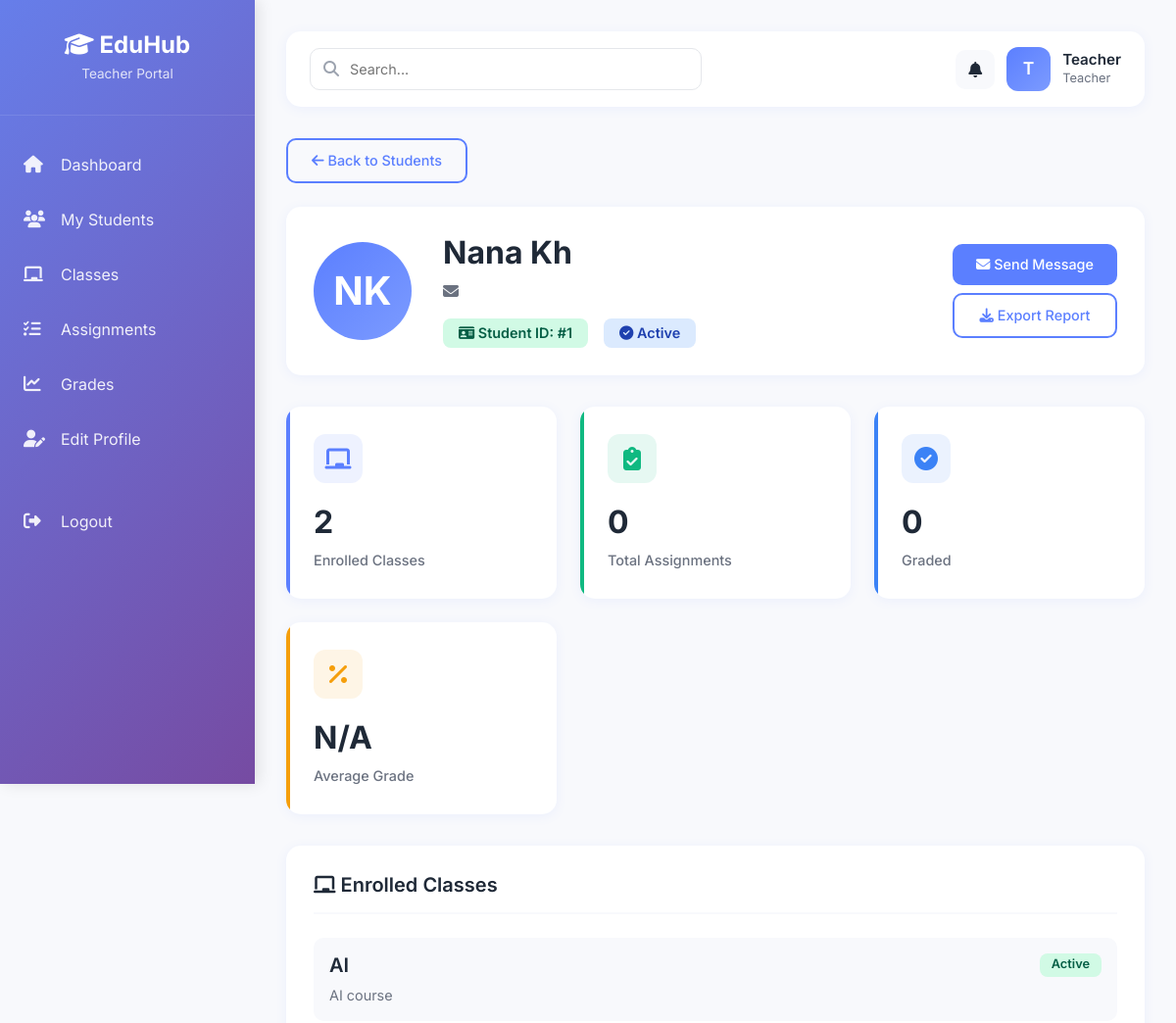
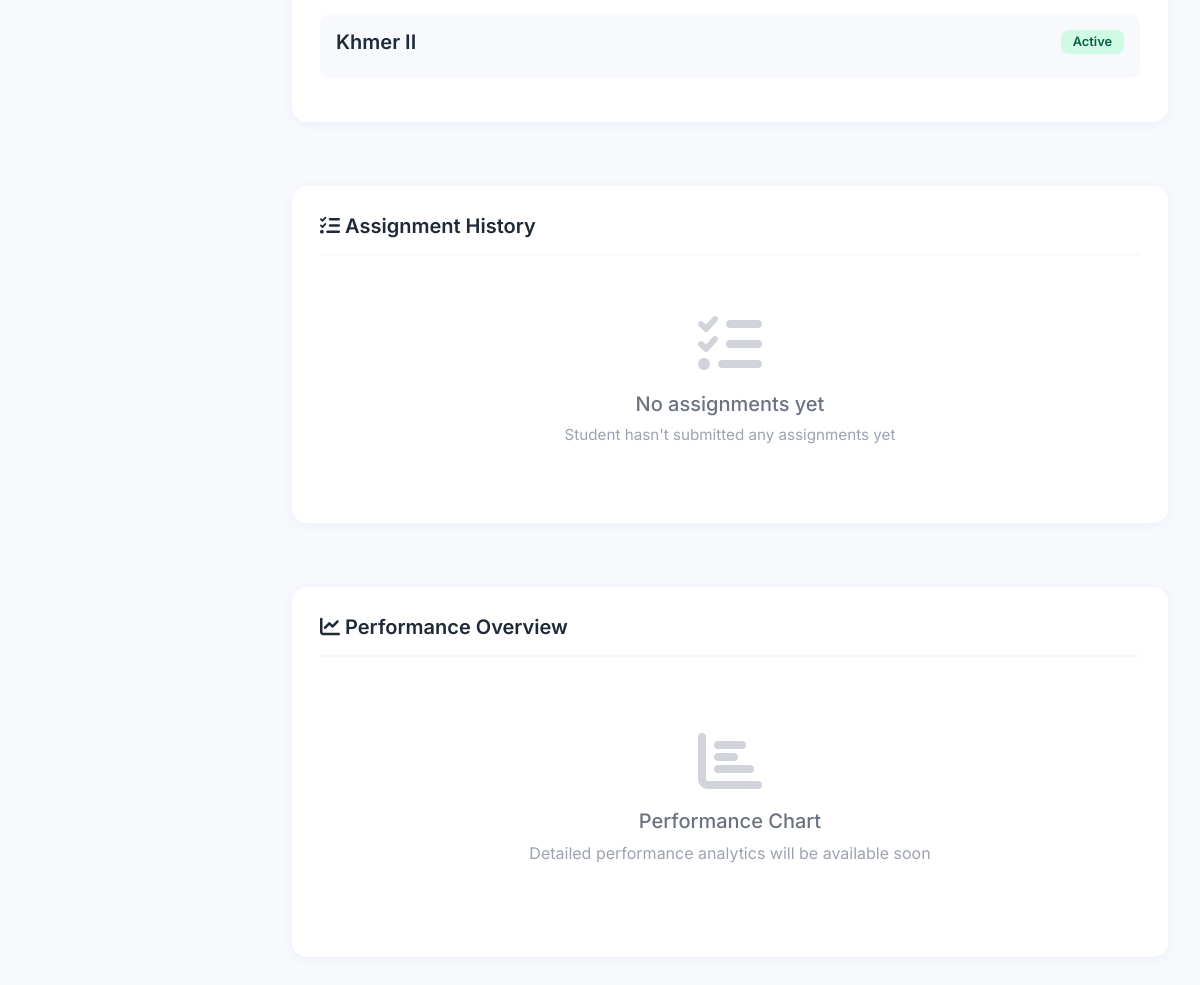
The app's page /teacher/students/1 (signed in) with its own data (2 pictures, top to bottom).
### models/student.py (models this page shows, shortened)
class Student(db.Model):
    __tablename__ = 'students'
    id = db.Column(db.Integer, primary_key=True)
    user_id = db.Column(db.Integer, db.ForeignKey(
        'users.id', ondelete='CASCADE'), nullable=False, unique=True, index=True)
    first_name = db.Column(db.String(50))
    last_name = db.Column(db.String(50))
    major = db.Column(db.String(100))
    year = db.Column(db.String(10))
    section = db.Column(db.String(20))
    created_at = db.Column(db.DateTime, nullable=False,
                           default=datetime.utcnow)

### models/class_model.py (models this page shows, shortened)
class Class(db.Model):
    __tablename__ = 'classes'
    id = db.Column(db.Integer, primary_key=True)
    name = db.Column(db.String(100), nullable=False)
    description = db.Column(db.Text)
    class_code = db.Column(db.String(6), unique=True, nullable=False, index=True)
    teacher_id = db.Column(db.Integer, db.ForeignKey('teachers.id', ondelete='SET NULL'), index=True)
    created_at = db.Column(db.DateTime, nullable=False, default=datetime.utcnow)
    teacher = db.relationship('Teacher', backref='classes')
    students = db.relationship('Student', secondary=class_student, backref='classes', lazy='dynamic')
    assignments = db.relationship('Assignment', backref='class_obj', lazy='dynamic', cascade='all, delete-orphan')

### routes/teacher.py (the view)
@teacher_bp.route("/students/<int:id>")
@login_required
@teacher_required
def view_student(id):
    student = Student.query.get_or_404(id)
    teacher = Teacher.query.filter_by(user_id=current_user.id).first()
    student_classes = student.classes.all() if hasattr(student.classes, 'all') else (student.classes if student.classes else [])
    teacher_classes = Class.query.filter_by(teacher_id=teacher.id).all()
    teacher_class_ids = [c.id for c in teacher_classes]
    is_authorized = any(cls.id in teacher_class_ids for cls in student_classes)
    if not is_authorized:
        flash("Access denied.", "danger")
        return redirect(url_for("teacher_bp.students"))
    submissions = Submission.query.filter_by(student_id=student.id).all()
    formatted_submissions = []
    for submission in submissions:
        assignment = Assignment.query.get(submission.assignment_id)
        if assignment and assignment.class_id in teacher_class_ids:
            formatted_submissions.append({
                "id": submission.id,
                "assignment_title": assignment.title,
                "submitted_at": submission.submitted_at.strftime("%b %d, %Y %I:%M %p") if submission.submitted_at else "Not submitted",
                "grade": submission.grade if submission.grade else "Not graded",
                "feedback": submission.feedback or "No feedback yet",
            })
    return render_template("teacher/view_student.html", teacher=teacher, student=student, submissions=formatted_submissions)

### routes/teacher.py (called while the page is built)
def teacher_required(f):
    from functools import wraps
    @wraps(f)
    def wrapper(*args, **kwargs):
        if not current_user.is_authenticated or current_user.role != "teacher":
            flash("Access denied.", "danger")
            return redirect(url_for("auth_bp.login"))
        return f(*args, **kwargs)
    return wrapper

### templates/teacher/view_student.html (shortened to what this page needs)
{% extends "base.html" %}
{% block sidebar_subtitle %}Teacher Portal{% endblock %}
{% block sidebar_menu %}
<li>
    <a href="{{ url_for('teacher_bp.dashboard') }}">
        <i class="fas fa-home"></i>
        Dashboard
    </a>
</li>
<li>
    <a href="{{ url_for('teacher_bp.students') }}">
        <i class="fas fa-users"></i>
        My Students
    </a>
</li>
<li>
    <a href="{{ url_for('teacher_bp.classes') }}">
        <i class="fas fa-chalkboard"></i>
        Classes
    </a>
</li>
<li>
    <a href="{{ url_for('teacher_bp.assignments') }}">
        <i class="fas fa-tasks"></i>
        Assignments
    </a>
</li>
<li>
    <a href="{{ url_for('teacher_bp.grades') }}">
        <i class="fas fa-chart-line"></i>
        Grades
    </a>
</li>
<li>
    <a href="{{ url_for('teacher_bp.profile') }}">
        <i class="fas fa-user-edit"></i>
        Edit Profile
    </a>
</li>
<li style="margin-top: 2rem;">
    <a href="{{ url_for('auth_bp.logout') }}">
        <i class="fas fa-sign-out-alt"></i>
        Logout
    </a>
</li>
{% endblock %}
{% block search_placeholder %}Search...{% endblock %}
{% block user_avatar %}T{% endblock %}
{% block user_name %}Teacher{% endblock %}
{% block user_id %}Teacher{% endblock %}
{% block content %}
<div style="margin-bottom: 1.5rem;">
    <a href="{{ url_for('teacher_bp.students') }}" class="btn-custom btn-outline-custom">
        <i class="fas fa-arrow-left"></i> Back to Students
    </a>
</div>
<div class="content-card" style="margin-bottom: 2rem;">
    <div style="display: flex; align-items: center; gap: 2rem;">
        <div style="width: 100px; height: 100px; border-radius: 50%;
                    background: linear-gradient(135deg, var(--primary-color), var(--secondary-color));
                    display: flex; align-items: center; justify-content: center; color: white;
                    font-size: 2.5rem; font-weight: 700; flex-shrink: 0;">
            {{ student.first_name[0]|upper }}{{ student.last_name[0]|upper }}
        </div>
        <div style="flex: 1;">
            <h2 style="font-weight: 700; color: #1f2937; margin-bottom: 0.5rem;">
                {{ student.first_name }} {{ student.last_name }}
            </h2>
            <p style="color: #6b7280; margin: 0 0 1rem 0;">
                <i class="fas fa-envelope"></i> {{ student.email }}
            </p>
            <div style="display: flex; gap: 1rem; flex-wrap: wrap;">
                <span class="badge badge-submitted" style="font-size: 0.9rem; padding: 0.5rem 1rem;">
                    <i class="fas fa-id-card"></i> Student ID: #{{ student.id }}
                </span>
                <span class="badge badge-graded" style="font-size: 0.9rem; padding: 0.5rem 1rem;">
                    <i class="fas fa-check-circle"></i> Active
                </span>
            </div>
        </div>
        <div style="display: flex; flex-direction: column; gap: 0.5rem;">
            <button class="btn-custom btn-primary-custom" onclick="sendMessage()">
                <i class="fas fa-envelope"></i> Send Message
            </button>
            <button class="btn-custom btn-outline-custom" onclick="exportReport()">
                <i class="fas fa-download"></i> Export Report
            </button>
        </div>
    </div>
</div>
<div class="stats-grid" style="margin-bottom: 2rem;">
    <div class="stat-card primary">
        <div class="stat-icon"><i class="fas fa-chalkboard"></i></div>
        <div class="stat-value">{{ student.classes|length }}</div>
        <div class="stat-label">Enrolled Classes</div>
    </div>
    <div class="stat-card success">
        <div class="stat-icon"><i class="fas fa-clipboard-check"></i></div>
        <div class="stat-value">{{ student.assignments|length }}</div>
        <div class="stat-label">Total Assignments</div>
    </div>
    <div class="stat-card info">
        <div class="stat-icon"><i class="fas fa-check-circle"></i></div>
        <div class="stat-value">{{ student.assignments|selectattr('status', 'equalto', 'Graded')|list|length }}</div>
        <div class="stat-label">Graded</div>
    </div>
    <div class="stat-card warning">
        <div class="stat-icon"><i class="fas fa-percentage"></i></div>
        <div class="stat-value">
            {% set graded = student.assignments|selectattr('grade', 'ne', 'Not graded')|list %}
            {% if graded|length > 0 %}
            {% set grades = graded|map(attribute='grade')|map('int')|list %}
            {{ (grades|sum / grades|length)|round(1) }}%
            {% else %}
            N/A
            {% endif %}
        </div>
        <div class="stat-label">Average Grade</div>
    </div>
</div>
<div style="display: grid; grid-template-columns: repeat(auto-fit, minmax(500px, 1fr)); gap: 2rem;">
    <div class="content-card">
        <div class="card-header">
            <h4><i class="fas fa-chalkboard"></i> Enrolled Classes</h4>
        </div>
        {% if student.classes %}
        {% for class in student.classes %}
        <div style="padding: 1rem; background: var(--light-bg); border-radius: 10px; margin-bottom: 1rem;">
            <div style="display: flex; justify-content: space-between; align-items: start;">
                <div>
                    <h5 style="margin: 0 0 0.5rem 0; font-weight: 600;">{{ class.name }}</h5>
                    <p style="margin: 0; color: #6b7280; font-size: 0.9rem;">{{ class.description }}</p>
                </div>
                <span class="badge badge-submitted">Active</span>
            </div>
        </div>
        {% endfor %}
        {% else %}
        <div class="empty-state" style="padding: 2rem;">
            <i class="fas fa-chalkboard"></i>
            <h5>No classes enrolled</h5>
            <p>This student is not enrolled in any of your classes yet</p>
        </div>
        {% endif %}
    </div>
    <div class="content-card">
        <div class="card-header">
            <h4><i class="fas fa-tasks"></i> Assignment History</h4>
        </div>
        {% if student.assignments %}
        <div class="table-responsive">
            <table class="table table-hover">
                <thead>
                    <tr>
                        <th>Assignment</th>
                        <th>Class</th>
                        <th>Grade</th>
                        <th>Status</th>
                    </tr>
                </thead>
                <tbody>
                    {% for assignment in student.assignments %}
                    <tr>
                        <td>
                            <strong>{{ assignment.title }}</strong>
                            <br>
                            <small style="color: #6b7280;">{{ assignment.submission_date }}</small>
                        </td>
                        <td>
                            <span class="badge badge-submitted" style="font-size: 0.8rem;">
                                {{ assignment.class_name }}
                            </span>
                        </td>
                        <td>
                            {% if assignment.grade != 'Not graded' %}
                            <strong style="
                                    {% if assignment.grade|int >= 90 %}color: var(--success-color);
                                    {% elif assignment.grade|int >= 80 %}color: var(--info-color);
                                    {% elif assignment.grade|int >= 70 %}color: var(--warning-color);
                                    {% else %}color: var(--danger-color);
                                    {% endif %}">
                                {{ assignment.grade }}%
                            </strong>
                            {% else %}
                            <span style="color: #9ca3af;">-</span>
                            {% endif %}
                        </td>
                        <td>
                            {% if assignment.status == 'Graded' %}
                            <span class="badge badge-graded">{{ assignment.status }}</span>
                            {% else %}
                            <span class="badge badge-pending">{{ assignment.status }}</span>
                            {% endif %}
                        </td>
                    </tr>
                    {% endfor %}
                </tbody>
            </table>
        </div>
        {% else %}
        <div class="empty-state" style="padding: 2rem;">
            <i class="fas fa-tasks"></i>
            <h5>No assignments yet</h5>
            <p>Student hasn't submitted any assignments yet</p>
        </div>
        {% endif %}
    </div>
</div>
<div class="content-card" style="margin-top: 2rem;">
    <div class="card-header">
        <h4><i class="fas fa-chart-line"></i> Performance Overview</h4>
    </div>
    <div style="text-align: center; padding: 3rem;">
        <i class="fas fa-chart-bar" style="font-size: 4rem; color: #d1d5db; margin-bottom: 1rem;"></i>
        <h5 style="color: #6b7280;">Performance Chart</h5>
        <p style="color: #9ca3af;">Detailed performance analytics will be available soon</p>
    </div>
</div>
{% endblock %}

### records on screen
Student: first_name "N", last_name "K", first_name "Nana", last_name "Kh", id "1"
Class: name "AI", description "AI course"
Class: name "Khmer II"

### other values on screen
{{ student.classes|length }} "2"
{{ student.assignments|length }} "0"
